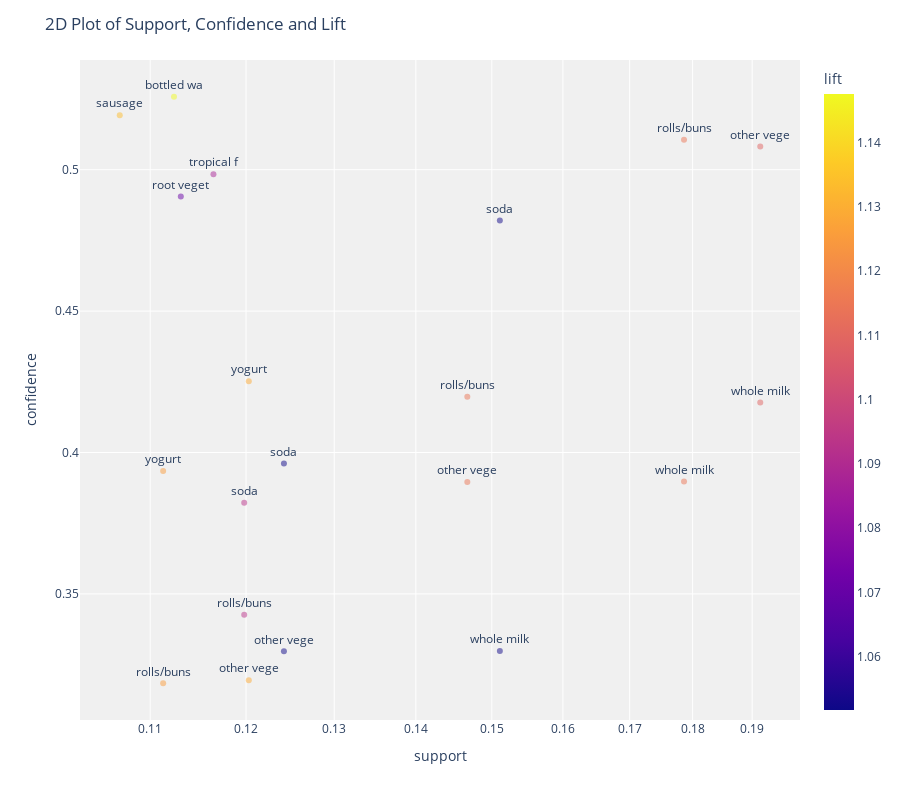

The cell this chart's notebook holds for it:
### Markdown cell above
## different category

### Code cell
# 2d plot
plot_model(arules_different_category_condition, plot = '2d')

### Figure 1 — Plotly figure (JSON) as saved in the notebook; plotly's stock layout.template omitted (floating-point values rounded to 4 significant figures)
{"data": [{"customdata": [["bottled water", "whole milk"], ["sausage", "whole milk"], ["rolls/buns", "whole milk"], ["other vegetables", "whole milk"], ["tropical fruit", "whole milk"], ["root vegetables", "whole milk"], ["soda", "whole milk"], ["yogurt", "other vegetables"], ["rolls/buns", "other vegetables"], ["whole milk", "other vegetables"], ["soda", "other vegetables"], ["yogurt", "rolls/buns"], ["whole milk", "rolls/buns"], ["other vegetables", "rolls/buns"], ["soda", "rolls/buns"], ["rolls/buns", "soda"], ["whole milk", "soda"], ["other vegetables", "soda"], ["other vegetables", "yogurt"], ["rolls/buns", "yogurt"]], "hovertemplate": "support=%{x}<br>confidence=%{y}<br>antecedents_short=%{text}<br>antecedents=%{customdata[0]}<br>consequents=%{customdata[1]}<br>lift=%{marker.color}<extra></extra>", "legendgroup": "", "marker": {"color": [1.148, 1.133, 1.115, 1.109, 1.088, 1.071, 1.052, 1.129, 1.114, 1.109, 1.052, 1.125, 1.115, 1.114, 1.093, 1.093, 1.052, 1.052, 1.129, 1.125], "coloraxis": "coloraxis", "opacity": 0.5, "symbol": "circle"}, "mode": "markers+text", "name": "", "orientation": "v", "showlegend": false, "text": ["bottled wa", "sausage", "rolls/buns", "other vege", "tropical f", "root veget", "soda", "yogurt", "rolls/buns", "whole milk", "soda", "yogurt", "whole milk", "other vege", "soda", "rolls/buns", "whole milk", "other vege", "other vege", "rolls/buns"], "textposition": "top center", "type": "scatter", "x": [0.1124, 0.107, 0.1786, 0.1914, 0.1165, 0.1131, 0.1511, 0.1203, 0.1467, 0.1914, 0.1242, 0.1113, 0.1786, 0.1467, 0.1198, 0.1198, 0.1511, 0.1242, 0.1203, 0.1113], "xaxis": "x", "y": [0.5258, 0.5193, 0.5106, 0.5082, 0.4984, 0.4905, 0.482, 0.4252, 0.4197, 0.4177, 0.3961, 0.3935, 0.3897, 0.3896, 0.3822, 0.3426, 0.3298, 0.3297, 0.3195, 0.3184], "yaxis": "y"}], "layout": {"coloraxis": {"colorbar": {"title": {"text": "lift"}}, "colorscale": [[0, "#0d0887"], [0.1111, "#46039f"], [0.2222, "#7201a8"], [0.3333, "#9c179e"], [0.4444, "#bd3786"], [0.5556, "#d8576b"], [0.6667, "#ed7953"], [0.7778, "#fb9f3a"], [0.8889, "#fdca26"], [1, "#f0f921"]]}, "height": 800, "legend": {"tracegroupgap": 0}, "margin": {"t": 60}, "plot_bgcolor": "rgb(240,240,240)", "title": {"text": "2D Plot of Support, Confidence and Lift"}, "xaxis": {"anchor": "y", "domain": [0, 1], "title": {"text": "support"}, "type": "log"}, "yaxis": {"anchor": "x", "domain": [0, 1], "title": {"text": "confidence"}}}}
